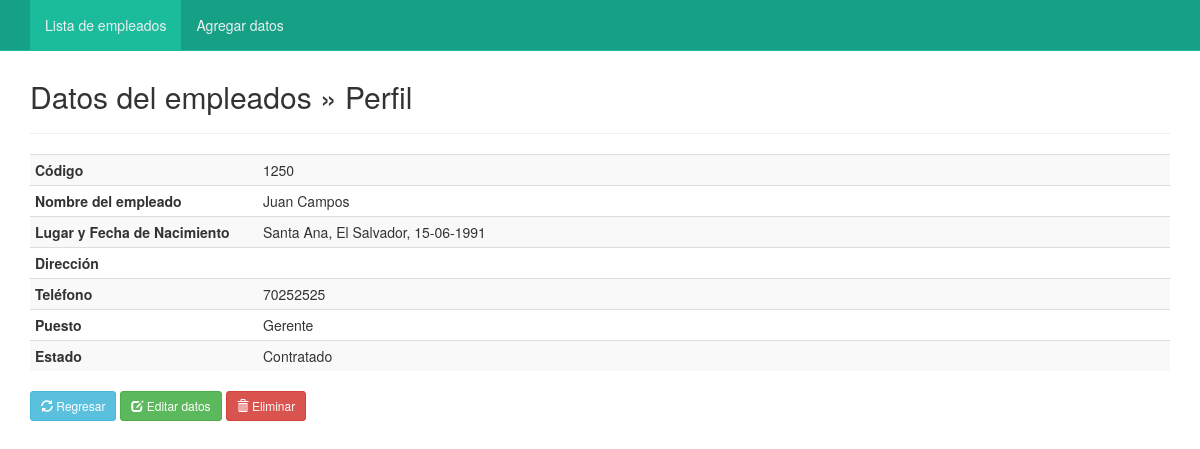
Screenshot of /empleados/profile.php?nik=1250 with the database file from the repository.
### tables this page shows
CREATE TABLE `empleados` (
  `codigo` varchar(10) NOT NULL,
  `nombres` varchar(50) NOT NULL,
  `lugar_nacimiento` varchar(30) NOT NULL,
  `fecha_nacimiento` varchar(30) NOT NULL,
  `direccion` varchar(50) NOT NULL,
  `telefono` varchar(10) NOT NULL,
  `puesto` varchar(15) NOT NULL,
  `estado` int(11) NOT NULL
);

### empleados/profile.php (the view, shortened to what this page needs)
<?php
include("conexion.php");
?>
<!DOCTYPE html>
<html lang="es">
<head>
	<link href="css/bootstrap.min.css" rel="stylesheet">
	<link href="css/style_nav.css" rel="stylesheet">
</head>
<body>
	<nav class="navbar navbar-default navbar-fixed-top">
		<?php include("nav.php");?>
	</nav>
	<div class="container">
		<div class="content">
			<h2>Datos del empleados &raquo; Perfil</h2>
			<hr />
			<?php
			$nik = mysqli_real_escape_string($con,(strip_tags($_GET["nik"],ENT_QUOTES)));
			$sql = mysqli_query($con, "SELECT * FROM empleados WHERE codigo='$nik'");
			if(mysqli_num_rows($sql) == 0){
				header("Location: index.php");
			}else{
				$row = mysqli_fetch_assoc($sql);
			}
			?>
			<table class="table table-striped table-condensed">
				<tr>
					<th width="20%">Código</th>
					<td><?php echo $row['codigo']; ?></td>
				</tr>
				<tr>
					<th>Nombre del empleado</th>
					<td><?php echo $row['nombres']; ?></td>
				</tr>
				<tr>
					<th>Lugar y Fecha de Nacimiento</th>
					<td><?php echo $row['lugar_nacimiento'].', '.$row['fecha_nacimiento']; ?></td>
				</tr>
				<tr>
					<th>Dirección</th>
					<td><?php echo $row['direccion']; ?></td>
				</tr>
				<tr>
					<th>Teléfono</th>
					<td><?php echo $row['telefono']; ?></td>
				</tr>
				<tr>
					<th>Puesto</th>
					<td><?php echo $row['puesto']; ?></td>
				</tr>
				<tr>
					<th>Estado</th>
					<td>
						<?php
							if ($row['estado']==1) {
								echo "Fijo";
							} else if ($row['estado']==2){
								echo "Contratado";
							} else if ($row['estado']==3){
								echo "Outsourcing";
							}
						?>
					</td>
				</tr>
			</table>
			<a href="index.php" class="btn btn-sm btn-info"><span class="glyphicon glyphicon-refresh" aria-hidden="true"></span> Regresar</a>
			<a href="edit.php?nik=<?php echo $row['nik']; ?>" class="btn btn-sm btn-success"><span class="glyphicon glyphicon-edit" aria-hidden="true"></span> Editar datos</a>
			<a href="profile.php?aksi=delete&nik=<?php echo $row['nik']; ?>" class="btn btn-sm btn-danger" onclick="return confirm('Esta seguro de borrar los datos <?php echo $row['nombres']; ?>')"><span class="glyphicon glyphicon-trash" aria-hidden="true"></span> Eliminar</a>
		</div>
	</div>
</body>
</html>

### empleados/css/style_nav.css (style rules this page uses)
.navbar-default { background-color: #16a085; border-color: #1abc9c; }

### empleados/profile.php (style rules this page uses)
.content { margin-top: 80px; }

### rows the page displays
empleados: codigo "1250", nombres "Juan Campos", lugar_nacimiento "Santa Ana, El Salvador", fecha_nacimiento "15-06-1991", telefono "70252525", puesto "Gerente"
